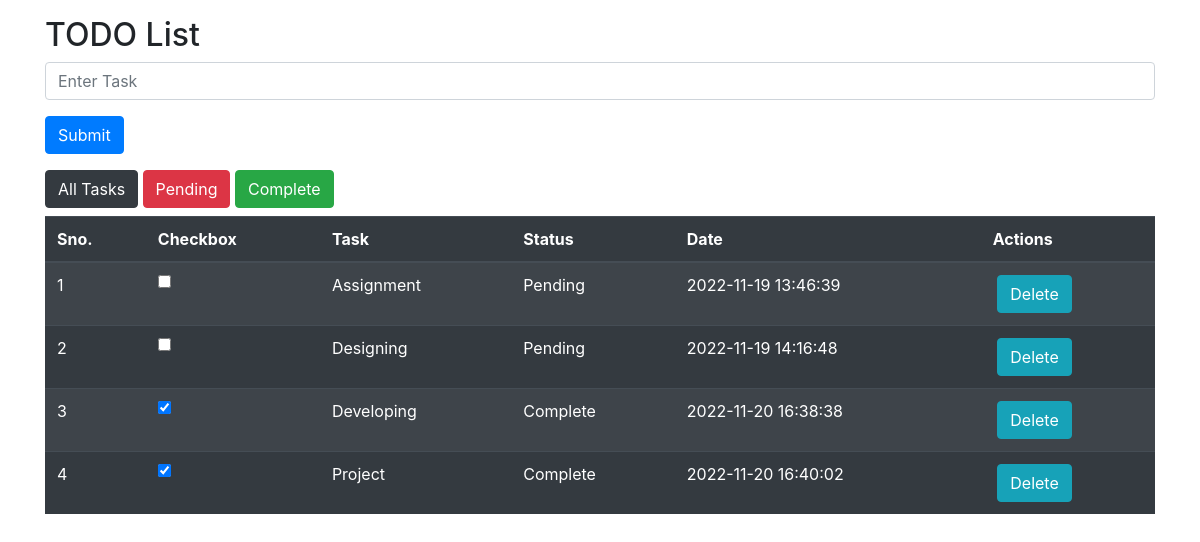
The page / on the database its author committed.
### tables this page shows
CREATE TABLE `tasks` (
  `id` int(11) NOT NULL,
  `task` varchar(100) DEFAULT NULL,
  `status` varchar(30) NOT NULL DEFAULT 'Pending',
  `created` timestamp NOT NULL DEFAULT current_timestamp(),
  `updated` timestamp NOT NULL DEFAULT current_timestamp()
);

### index.php (the view)
<?php include_once("header_con.php");
$result = mysqli_query($con,"SELECT * FROM tasks");
?>
<body>
<div class="container mt-3">
  <h2>TODO List</h2>
  <form action="db/insert.php" method="post">
    <div class="form-group">
      <input type="text" class="form-control" placeholder="Enter Task" name="task" require>
    </div>
    <button type="submit" name="submit" class="btn btn-primary">Submit</button>
  </form>
</div>
<div class="container">
<button class="btn btn-dark" id="myInput" onclick="myFunction(this.id)">All Tasks</button>
<button class="btn btn-danger" id="myInput2" onclick="myFunction(this.id)" value="Pending">Pending</button>
<button class="btn btn-success" id="myInput3" onclick="myFunction(this.id)" value="Complete">Complete</button>
  <table class="table table-dark table-striped mt-2" id="myTable">
    <thead>
      <tr>
        <th>Sno.</th>
        <th>Checkbox</th>
        <th>Task</th>
        <th>Status</th>
        <th>Date</th>
        <th>Actions</th>
      </tr>
    </thead>
    <tbody>
    <?php $i=0; while($row = mysqli_fetch_array($result)){ $i++;
     $checked=""; if($row['status'] == "Complete") {$checked="checked";}?>
      <tr>
        <td><?= $i; ?></td>
        <td><input type="checkbox"<?= $checked; ?> id="<?= $row['id']?>,<?= $row['status']?>" onclick="val(this.id,this.value)"/></a></td>
        <td><?= $row['task']; ?></td>
        <td><?= $row['status']; ?></td>
        <td><?= $row['created']; ?></td>
        <td>
        &nbsp;<a type="button" class="btn btn-info" href="db/delete.php?id=<?= $row['id']?>">Delete</a></td>
      </tr>
      <?php }  ?>
    </tbody>
  </table>
</div>
<?php include_once("footer.php");?>

### header_con.php (shortened to what this page needs)
<html lang="en">
<head>
  <link rel="stylesheet" href="https://cdn.jsdelivr.net/npm/bootstrap@4.6.1/dist/css/bootstrap.min.css">
</head>
<body>

### footer.php (shortened to what this page needs)
</body>
</html>

### rows shown on the page
tasks: task "Assignment", status "Pending", created "2022-11-19 13:46:39"
tasks: task "Designing", status "Pending", created "2022-11-19 14:16:48"
tasks: task "Developing", status "Complete", created "2022-11-20 16:38:38"
tasks: task "Project", status "Complete", created "2022-11-20 16:40:02"
